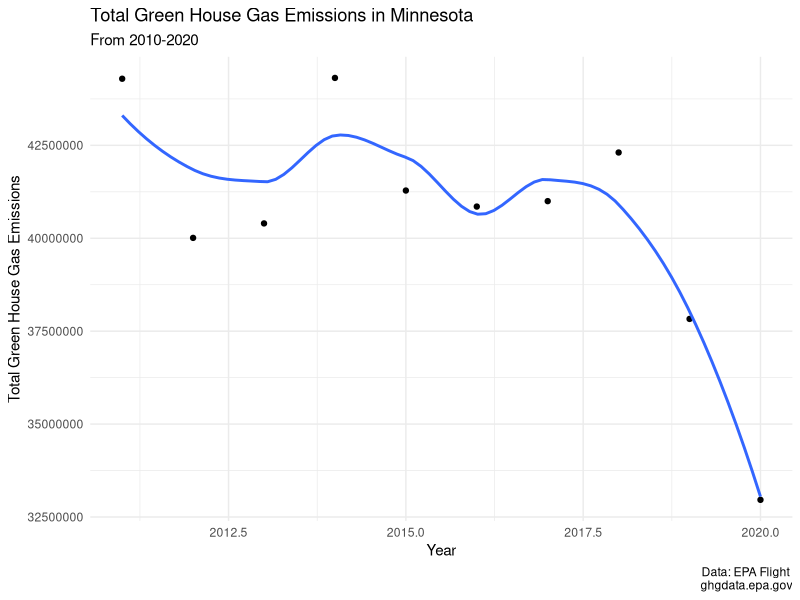

This figure's R source:
## ---- chunk 1
library(tidyverse)
library(tidyr)
library(dplyr)
library(patchwork)

library(readr)

## ---- chunk 2

library(readr)
emissions_1 <- read_csv("emissions_1.csv")
View(emissions_1)

## ---- chunk 3

emissions_1$"2011_emissions" <- as.numeric(gsub(",","", emissions_1$`TOTAL REPORTED EMISSIONS, 2011`))
emissions_1$"2012_emissions" <- as.numeric(gsub(",","", emissions_1$`TOTAL REPORTED EMISSIONS, 2012`))
emissions_1$"2013_emissions" <- as.numeric(gsub(",","", emissions_1$`TOTAL REPORTED EMISSIONS, 2013`))
emissions_1$"2014_emissions" <- as.numeric(gsub(",","", emissions_1$`TOTAL REPORTED EMISSIONS, 2014`))
emissions_1$"2015_emissions" <- as.numeric(gsub(",","", emissions_1$`TOTAL REPORTED EMISSIONS, 2015`))
emissions_1$"2016_emissions" <- as.numeric(gsub(",","", emissions_1$`TOTAL REPORTED EMISSIONS, 2016`))
emissions_1$"2017_emissions" <- as.numeric(gsub(",","", emissions_1$`TOTAL REPORTED EMISSIONS, 2017`))
emissions_1$"2018_emissions" <- as.numeric(gsub(",","", emissions_1$`TOTAL REPORTED EMISSIONS, 2018`))
emissions_1$"2019_emissions" <- as.numeric(gsub(",","", emissions_1$`TOTAL REPORTED EMISSIONS, 2019`))
emissions_1$"2020_emissions" <- as.numeric(gsub(",","", emissions_1$`TOTAL REPORTED EMISSIONS, 2020`))

emissions_1 <- emissions_1 |>
  na.omit()

emissions_2 <- emissions_1 |>
  select("2011_emissions","2012_emissions",
         "2013_emissions","2014_emissions",
         "2015_emissions","2016_emissions",
         "2017_emissions","2018_emissions",
         "2019_emissions","2020_emissions") 


summed_emissions <- emissions_2|>
  summarise(`2011` = sum(`2011_emissions`), 
            `2012` = sum(`2012_emissions`),
            `2013` = sum(`2013_emissions`), 
            `2014` = sum(`2014_emissions`),
            `2015` = sum(`2015_emissions`),
            `2016` = sum(`2016_emissions`),
            `2017` = sum(`2017_emissions`),
            `2018` = sum(`2018_emissions`),
            `2019` = sum(`2019_emissions`),
            `2020` = sum(`2020_emissions`)) 

summed_emissions
            
summed_emissions_pivot <- pivot_longer(summed_emissions, cols = 1:10 )

summed_emissions_pivot <- summed_emissions_pivot |>
  mutate(Year = as.numeric(name))

summed_emissions_pivot

summed_emissions_pivot |>
  ggplot(aes(x = Year, y = value)) +
  geom_point() +
  geom_smooth(se = FALSE) +
  theme_minimal() +
  labs(x = "Year", y = "Total Green House Gas Emissions", title =  "Total Green House Gas Emissions in Minnesota", subtitle = "From 2010-2020", caption = "Data: EPA Flight \n ghgdata.epa.gov")

